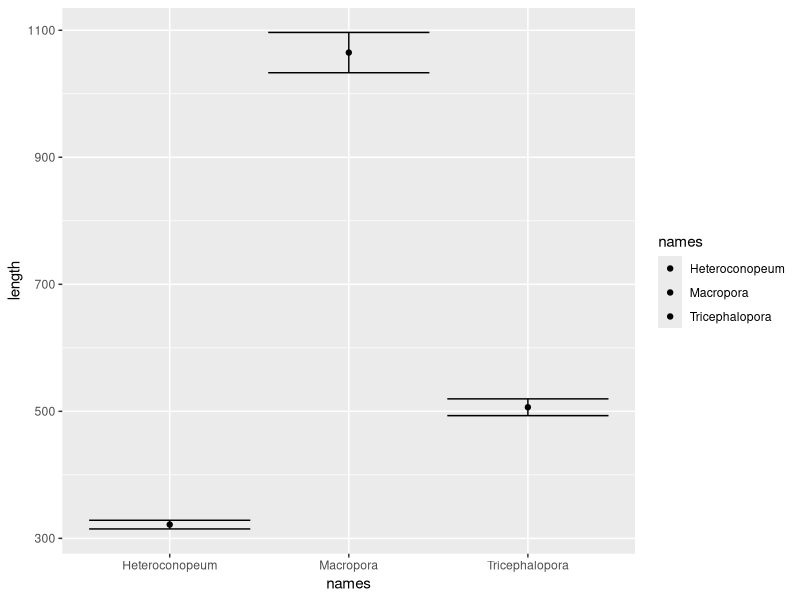

Source code (R):
# Background https://statsandr.com/blog/anova-in-r/
# See also: http://www.sthda.com/english/wiki/normality-test-in-r

library(ggplot2)

# read the data
dat <- read.csv("zooid_size.csv", header = TRUE)

unique(dat$genus) # shows unique genus
table(dat$genus) # shows the frequency

# subset data by species
name1 <- "Macropora"
name2 <- "Heteroconopeum"
name3 <- "Tricephalopora"

g1.df <- dat[which(dat$genus == name1),]
g2.df <- dat[which(dat$genus == name2),]
g3.df <- dat[which(dat$genus == name3),]

names <- c(rep(name1, length(g1.df[,1])), rep(name2, length(g2.df[,1])), rep(name3, length(g3.df[,1])))

df <- data.frame(rbind(g1.df, g2.df, g3.df))
df <- data.frame(cbind(df, names))

mean(df[which(df$names == name1),]$length)
mean(df[which(df$names == name2),]$length)
mean(df[which(df$names == name3),]$length)

########### visualise the data

p<-ggplot(df, aes(x = names, y = length, fill = names)) +  
  stat_summary(geom = "point", fun = mean) +
  stat_summary(geom = "errorbar", fun.data = mean_se)

p

########### ANOVA

res_aov <- aov(length~names, data = df)
summary(res_aov)

